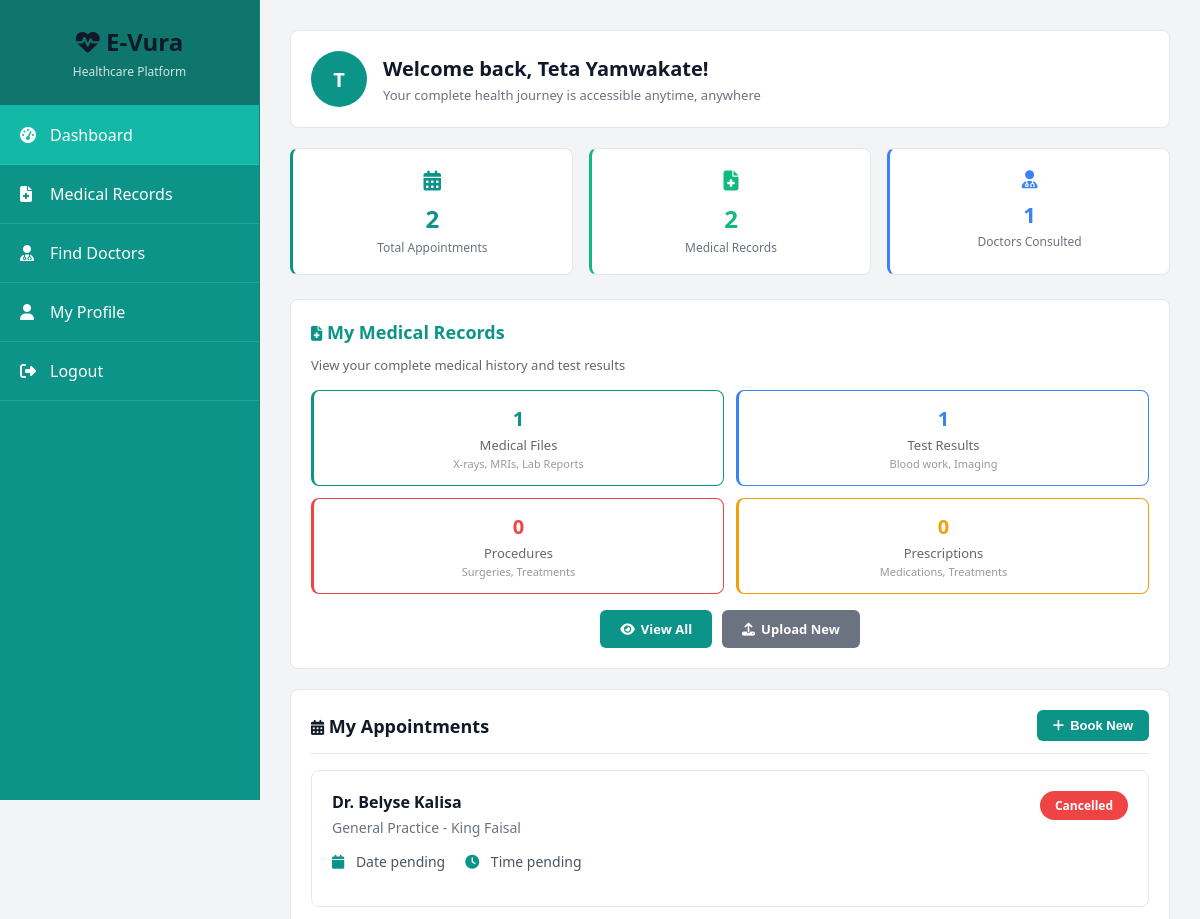
Before: /patient/dashboard (signed in, upper part) with the older database file.
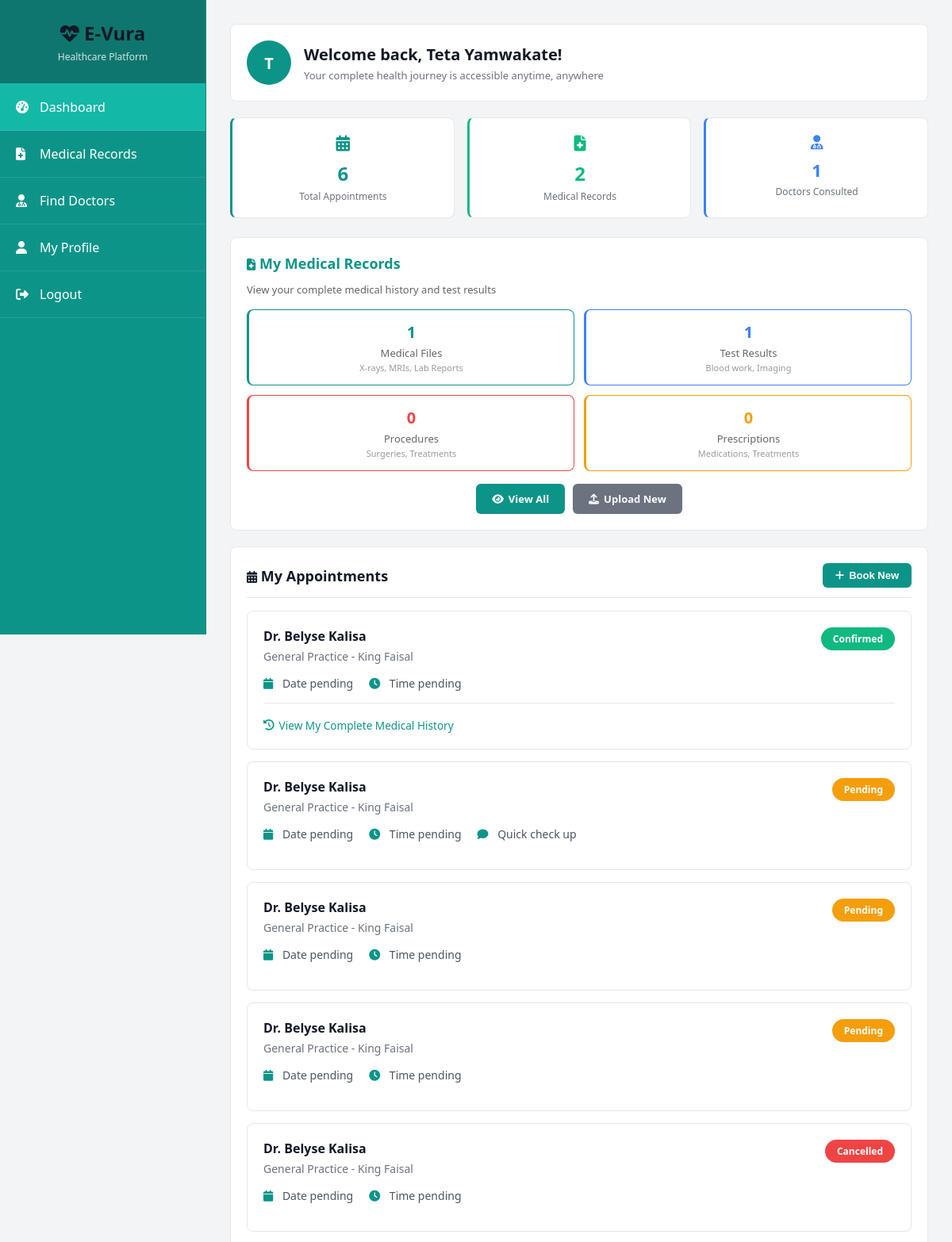
After: the same page with the newer database file.
### app.py (models this page shows)
class Appointment(db.Model):
    id = db.Column(db.Integer, primary_key=True)
    patient_id = db.Column(db.Integer, db.ForeignKey('patient.id'), nullable=False)
    doctor_id = db.Column(db.Integer, db.ForeignKey('doctor.id'), nullable=False)
    date = db.Column(db.String(20), nullable=False)
    time = db.Column(db.String(10), nullable=False)
    reason = db.Column(db.Text)
    status = db.Column(db.String(20), default='pending')
    notes = db.Column(db.Text)
    created_at = db.Column(db.DateTime, default=datetime.utcnow)

class Doctor(db.Model):
    id = db.Column(db.Integer, primary_key=True)
    username = db.Column(db.String(100), unique=True, nullable=False)
    email = db.Column(db.String(120), unique=True, nullable=False)
    password = db.Column(db.String(200), nullable=False)
    phone = db.Column(db.String(20))
    specialization = db.Column(db.String(100))
    license_number = db.Column(db.String(50))
    hospital = db.Column(db.String(200))
    years_experience = db.Column(db.Integer)
    created_at = db.Column(db.DateTime, default=datetime.utcnow)
    appointments = db.relationship('Appointment', backref='doctor', lazy=True, foreign_keys='Appointment.doctor_id')
    records = db.relationship('MedicalRecord', backref='doctor', lazy=True)

### app.py (the view)
@app.route('/patient/dashboard')
@login_required
@patient_required
def patient_dashboard():
    patient = Patient.query.get(session['user_id'])
    page = request.args.get('page', 1, type=int)
    per_page = 10
    appointments_pagination = Appointment.query.filter_by(patient_id=patient.id).order_by(Appointment.created_at.desc()).paginate(
        page=page, per_page=per_page, error_out=False
    )
    appointments = appointments_pagination.items
    records = MedicalRecord.query.filter_by(patient_id=patient.id).order_by(MedicalRecord.created_at.desc()).limit(5).all()
    from datetime import datetime, timedelta
    doctors_with_slots = []
    all_doctors = Doctor.query.all()
    for doctor in all_doctors:
        has_slots = False
        for i in range(7):
            date = datetime.now() + timedelta(days=i+1)
            slots = get_available_slots_for_doctor(doctor.id, date.strftime('%Y-%m-%d'))
            if slots and any(slot['available'] for slot in slots):
                has_slots = True
                break
        if has_slots:
            doctors_with_slots.append(doctor)
    return render_template('patient_dashboard.html',
                         patient=patient, appointments=appointments,
                         appointments_pagination=appointments_pagination,
                         records=records, doctors=doctors_with_slots)

### app.py (called while the page is built)
def generate_time_slots(start_time, end_time, duration=30):
    from datetime import datetime, timedelta
    slots = []
    start = datetime.strptime(start_time, '%H:%M')
    end = datetime.strptime(end_time, '%H:%M')
    current = start
    while current + timedelta(minutes=duration) <= end:
        slots.append(current.strftime('%H:%M'))
        current += timedelta(minutes=duration)
    return slots

def login_required(f):
    @wraps(f)
    def decorated_function(*args, **kwargs):
        if 'user_id' not in session or 'user_type' not in session:
            flash('Please log in to access this page.', 'warning')
            return redirect(url_for('login'))
        return f(*args, **kwargs)
    return decorated_function

def patient_required(f):
    @wraps(f)
    def decorated_function(*args, **kwargs):
        if session.get('user_type') != 'patient':
            flash('Access denied. Patients only.', 'danger')
            return redirect(url_for('index'))
        return f(*args, **kwargs)
    return decorated_function

### templates/patient_dashboard.html (shortened to what the changed rows need)
{% extends "base.html" %}
{% block content %}
<div style="background: white; border-radius: 8px; padding: 20px; margin-bottom: 20px; border: 1px solid #e5e7eb; width: 100%;">
    <div style="display: flex; align-items: center; gap: 16px;">
        <div>
            <h1 style="font-size: 1.25rem; margin-bottom: 4px; font-weight: 600;">Welcome back, {{ patient.username }}!</h1>
        </div>
    </div>
</div>
<div style="display: grid; grid-template-columns: repeat(auto-fit, minmax(200px, 1fr)); gap: 16px; margin-bottom: 24px; width: 100%;">
    <div style="background: white; padding: 18px; border-radius: 8px; border: 1px solid #e5e7eb; border-left: 3px solid #0d9488; text-align: center;">
        <div style="font-size: 20px; margin-bottom: 8px; color: #0d9488;"><i class="fas fa-calendar-alt"></i></div>
        <div style="font-size: 24px; font-weight: bold; color: #0d9488; margin-bottom: 4px;">{{ patient.appointments|length }}</div>
        <div style="color: #6b7280; font-size: 12px;">Total Appointments</div>
    </div>
            {% set total_records = (patient.medical_files|length) + (patient.test_results|length) + (patient.procedures|length) + (patient.prescriptions|length) %}
            {% set all_doctors = [] %}
            {% for apt in patient.appointments %}
                {% if apt.doctor not in all_doctors %}
                    {% set _ = all_doctors.append(apt.doctor) %}
                {% endif %}
            {% endfor %}
</div>
    {% set total_records = (patient.medical_files|length) + (patient.test_results|length) + (patient.procedures|length) + (patient.prescriptions|length) %}
<div style="background: white; border-radius: 8px; padding: 20px; margin-bottom: 20px; border: 1px solid #e5e7eb; width: 100%;">
    <div style="display: flex; justify-content: space-between; align-items: center; margin-bottom: 16px; padding-bottom: 12px; border-bottom: 1px solid #e5e7eb;">
        <h2 style="font-size: 1.125rem; font-weight: 600;"><i class="fas fa-calendar-alt" style="font-size: 0.9375rem;"></i> My Appointments</h2>
    </div>
    {% if appointments %}
        {% for apt in appointments %}
            <div style="padding: 20px; border: 1px solid #e5e7eb; border-radius: 8px; margin-bottom: 15px; transition: border-color 0.3s;">
                <div style="display: flex; justify-content: space-between; align-items: flex-start; margin-bottom: 15px;">
                    <div>
                        <h4 style="margin-bottom: 5px; color: #111827;">
                            Dr. {{ apt.doctor.username }}
                        </h4>
                        <p style="color: #6b7280; margin: 0; font-size: 14px;">{{ apt.doctor.specialization or 'General Practice' }} - {{ apt.doctor.hospital or 'Private Practice' }}</p>
                    </div>
                    <span style="padding: 6px 15px; border-radius: 20px; font-size: 12px; font-weight: 600;
                        {% if apt.status == 'confirmed' %}background: #10b981; color: white;
                        {% elif apt.status == 'completed' %}background: #6b7280; color: white;
                        {% elif apt.status == 'cancelled' %}background: #ef4444; color: white;
                        {% else %}background: #f59e0b; color: white;{% endif %}">
                        {{ apt.status|title }}
                    </span>
                </div>
                <div style="display: grid; grid-template-columns: auto auto 1fr; gap: 20px; align-items: center; font-size: 14px; color: #4b5563; margin-bottom: 15px;">
                    <div>
                        <i class="fas fa-calendar" style="color: #0d9488; margin-right: 8px;"></i>
                        {{ apt.appointment_date.strftime('%B %d, %Y') if apt.appointment_date else 'Date pending' }}
                    </div>
                    <div>
                        <i class="fas fa-clock" style="color: #0d9488; margin-right: 8px;"></i>
                        {{ apt.appointment_time or 'Time pending' }}
                    </div>
                    {% if apt.reason %}
                    <div>
                        <i class="fas fa-comment" style="color: #0d9488; margin-right: 8px;"></i>
                        {{ apt.reason }}
                    </div>
                    {% endif %}
                </div>
                {% if apt.status == 'confirmed' or apt.status == 'completed' %}
                <div style="border-top: 1px solid #e5e7eb; padding-top: 15px; margin-top: 10px;">
                    <a href="{{ url_for('view_patient_history', patient_id=patient.id) }}"
                       style="color: #0d9488; text-decoration: none; font-size: 0.85rem; display: inline-flex; align-items: center; gap: 6px;">
                        <i class="fas fa-history"></i> View My Complete Medical History
                    </a>
                </div>
                {% endif %}
            </div>
        {% endfor %}
    {% endif %}
</div>
{% endblock %}

Changed rows visible on the page:
added Appointment: doctor.username "Belyse Kalisa", doctor "General Practice", doctor "King Faisal", status "Confirmed", appointment_date "Date pending", appointment_time "Time pending"
added Appointment: doctor.username "Belyse Kalisa", doctor "General Practice", doctor "King Faisal", status "Pending", appointment_date "Date pending", appointment_time "Time pending", reason "Quick check up"
added Appointment: doctor.username "Belyse Kalisa", doctor "General Practice", doctor "King Faisal", status "Pending", appointment_date "Date pending", appointment_time "Time pending"
added Appointment: doctor.username "Belyse Kalisa", doctor "General Practice", doctor "King Faisal", status "Pending", appointment_date "Date pending", appointment_time "Time pending"
Other visible differences:
{{ patient.appointments|length }}: "2" → "6"
